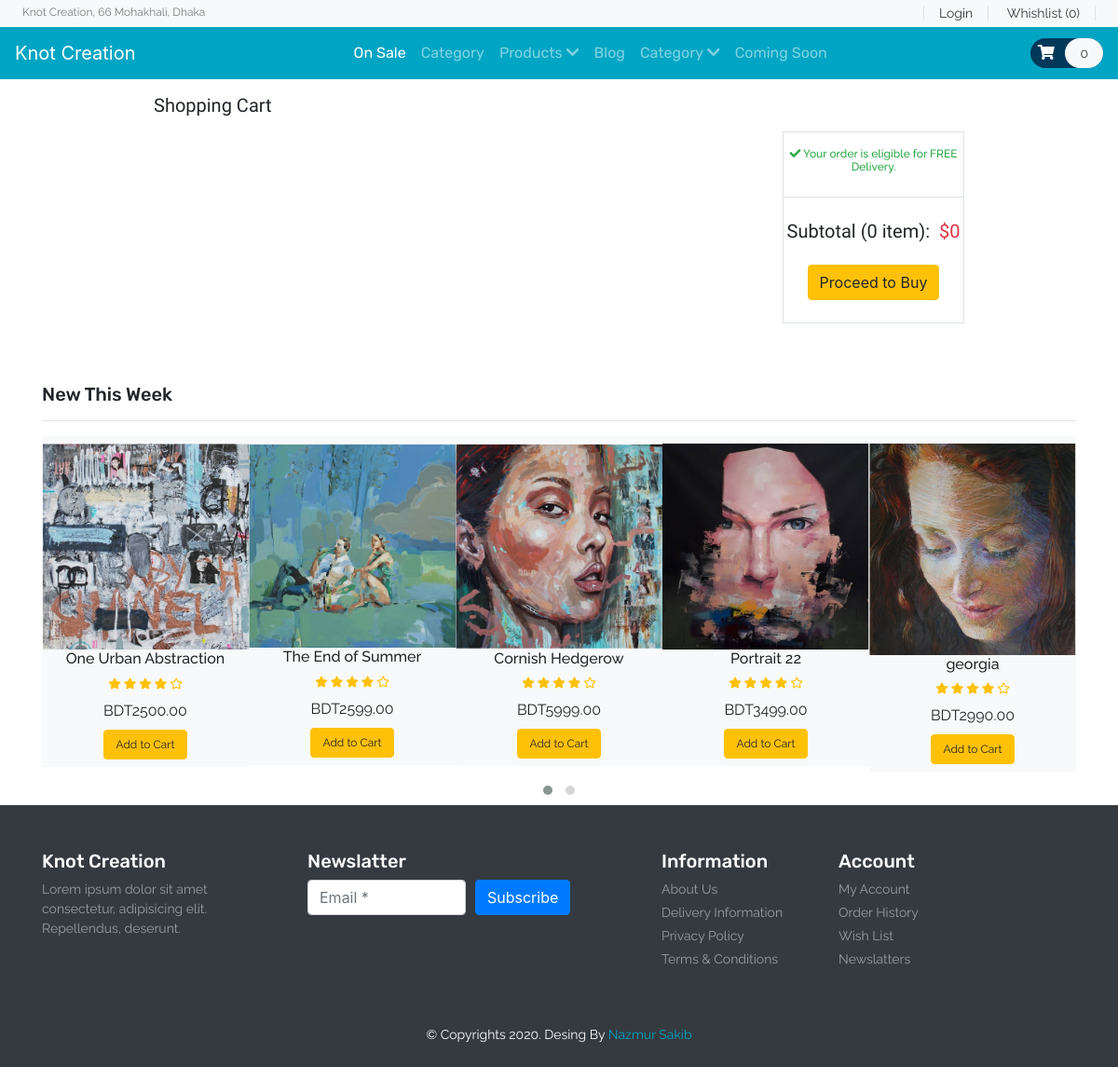
The app's page /cart.php with its own data.
### tables this page shows
CREATE TABLE `product` (
  `item_id` int(11) NOT NULL,
  `item_brand` varchar(200) NOT NULL,
  `item_name` varchar(255) NOT NULL,
  `item_price` double(10,2) NOT NULL,
  `item_image` varchar(255) NOT NULL,
  `item_register` datetime DEFAULT NULL
);

### cart.php (called while the page is built, shortened)
<?php
include('header.php')
?>
<?php
include('view/_cart-template.php')
?>
<?php
include('view/_new-arts.php')
?>
<?php
include('footer.php')
?>

### model/DBController.php (called while the page is built, shortened)
<?php
class DBController
{
    protected $host = 'localhost';
    protected $user = 'root';
    protected $password = '';
    protected $database = "knot";
    public function __construct()
    {
        $this->con = mysqli_connect($this->host, $this->user, $this->password, $this->database);
    }
}

### functions.php (called while the page is built)
<?php
require('model/DBController.php');
require ('model/Product.php');
require ('model/Cart.php');
$db = new DBController();
$product = new Product($db);
$product_shuffle= $product->getData();
$Cart = new Cart($db );

### model/Product.php (called while the page is built, shortened)
<?php
class product
{
    public $db = null;
    public function __construct(DBController $db)
    {
        $this->db = $db;
    }
    public function getData($table = 'product'){
        $result = $this->db->con->query("SELECT * FROM {$table}");
        $resultArray = array();
        while ($item = mysqli_fetch_array($result, MYSQLI_ASSOC)){
            $resultArray[] = $item;
        }
        return $resultArray;
    }
}

### view/_new-arts.php (the view, shortened to what this page needs)
<?php
shuffle($product_shuffle);
?>
<section id="new-arts">
    <div class="container ">
        <h4 class="font-rubik font-size-20">New This Week</h4>
        <hr>
        <div class="owl-carousel owl-theme">
            <?php foreach ($product_shuffle as $item) { ?>
                <div class="item py-2 bg-light">
                    <div class="product font-rale">
                        <a href="<?php printf('%s?item_id=%s', 'product.php',  $item['item_id']); ?>"><img src="<?php echo $item['item_image'] ?? "./resources/products/1.png"; ?>" alt="product1" class="img-fluid"></a>
                        <div class="text-center">
                            <h6><?php echo  $item['item_name'] ?? "Unknown";  ?></h6>
                            <div class="rating text-warning font-size-12">
                                <span><i class="fas fa-star"></i></span>
                                <span><i class="fas fa-star"></i></span>
                                <span><i class="fas fa-star"></i></span>
                                <span><i class="fas fa-star"></i></span>
                                <span><i class="far fa-star"></i></span>
                            </div>
                            <div class="price py-2">
                                <span>BDT<?php echo $item['item_price'] ?? '0' ; ?></span>
                            </div>
                            <form method="post">
                                <?php
                                if (in_array($item['item_id'], $Cart->getCartId($product->getData('cart')) ?? [])){
                                    echo '<button type="submit" disabled class="btn btn-success font-size-12">In the Cart</button>';
                                }else{
                                    echo '<button type="submit" name="top_sale_submit" class="btn btn-warning font-size-12">Add to Cart</button>';
                                }
                                ?>
                            </form>
                        </div>
                    </div>
                </div>
            <?php }  ?>
        </div>
    </div>
</section>

### header.php (shortened to what this page needs)
<!DOCTYPE html>
<html lang="en">
<head>
    <link rel="stylesheet" href="https://cdn.jsdelivr.net/npm/bootstrap@4.5.3/dist/css/bootstrap.min.css">
    <link rel="stylesheet" href="https://cdnjs.cloudflare.com/ajax/libs/OwlCarousel2/2.3.4/assets/owl.carousel.min.css" />
    <link rel="stylesheet" href="https://cdnjs.cloudflare.com/ajax/libs/OwlCarousel2/2.3.4/assets/owl.theme.default.min.css" />
    <link rel="stylesheet" href="https://cdnjs.cloudflare.com/ajax/libs/font-awesome/5.13.0/css/all.min.css" />
    <link rel="stylesheet" href="view/style.css">
    <?php
    require('functions.php');
    ?>
</head>
<body>
<header id="header">
    <div class="strip d-flex justify-content-between px-4 py-1 bg-light">
        <p class="font-rale font-size-12 text-black-50 m-0">Knot Creation, 66 Mohakhali, Dhaka</p>
        <div class="font-rale font-size-14">
            <a href="#" class="px-3 border-right border-left text-dark">Login</a>
            <a href="#" class="px-3 border-right text-dark">Whishlist (0)</a>
        </div>
    </div>
    <nav class="navbar navbar-expand-lg navbar-dark color-second-bg">
        <a class="navbar-brand" href="index.php">Knot Creation</a>
        <div class="collapse navbar-collapse" id="navbarNav">
            <ul class="navbar-nav m-auto font-rubik">
                <li class="nav-item active">
                    <a class="nav-link" href="#">On Sale</a>
                </li>
                <li class="nav-item">
                    <a class="nav-link" href="#">Category</a>
                </li>
                <li class="nav-item">
                    <a class="nav-link" href="#">Products <i class="fas fa-chevron-down"></i></a>
                </li>
                <li class="nav-item">
                    <a class="nav-link" href="#">Blog</a>
                </li>
                <li class="nav-item">
                    <a class="nav-link" href="#">Category <i class="fas fa-chevron-down"></i></a>
                </li>
                <li class="nav-item">
                    <a class="nav-link" href="#">Coming Soon</a>
                </li>
            </ul>
            <form action="#" class="font-size-14 font-rale">
                <a href="cart.php" class="py-2 rounded-pill color-primary-bg">
                    <span class="font-size-16 px-2 text-white"><i class="fas fa-shopping-cart"></i></span>
                    <span class="px-3 py-2 rounded-pill text-dark bg-light"><?php echo count($product->getData('cart')); ?></span>
                </a>
            </form>
        </div>
    </nav>
</header>
<main id="main-site">

### view/_cart-template.php (shortened to what this page needs)
<section id="cart" class="py-3 mb-5">
    <div class="container-fluid w-75">
        <h5 class="font-baloo font-size-20">Shopping Cart</h5>
        <div class="row">
            <div class="col-sm-9">
            </div>
            <div class="col-sm-3">
                <div class="sub-total border text-center mt-2">
                    <h6 class="font-size-12 font-rale text-success py-3"><i class="fas fa-check"></i> Your order is eligible for FREE Delivery.</h6>
                    <div class="border-top py-4">
                        <h5 class="font-baloo font-size-20">Subtotal (<?php echo isset($subTotal) ? count($subTotal) : 0; ?> item):&nbsp; <span class="text-danger">$<span class="text-danger" id="deal-price"><?php echo isset($subTotal) ? $Cart->getSum($subTotal) : 0; ?></span> </span> </h5>
                        <button type="submit" class="btn btn-warning mt-3">Proceed to Buy</button>
                    </div>
                </div>
            </div>
        </div>
    </div>
</section>

### footer.php (shortened to what this page needs)
</main>
<footer id="footer" class="bg-dark text-white py-5">
    <div class="container">
        <div class="row">
            <div class="col-lg-3 col-12">
                <h4 class="font-rubik font-size-20">Knot Creation</h4>
                <p class="font-size-14 font-rale text-white-50">Lorem ipsum dolor sit amet consectetur, adipisicing elit. Repellendus, deserunt.</p>
            </div>
            <div class="col-lg-4 col-12">
                <h4 class="font-rubik font-size-20">Newslatter</h4>
                <form class="form-row">
                    <div class="col">
                        <input type="text" class="form-control" placeholder="Email *">
                    </div>
                    <div class="col">
                        <button type="submit" class="btn btn-primary mb-2">Subscribe</button>
                    </div>
                </form>
            </div>
            <div class="col-lg-2 col-12">
                <h4 class="font-rubik font-size-20">Information</h4>
                <div class="d-flex flex-column flex-wrap">
                    <a href="#" class="font-rale font-size-14 text-white-50 pb-1">About Us</a>
                    <a href="#" class="font-rale font-size-14 text-white-50 pb-1">Delivery Information</a>
                    <a href="#" class="font-rale font-size-14 text-white-50 pb-1">Privacy Policy</a>
                    <a href="#" class="font-rale font-size-14 text-white-50 pb-1">Terms & Conditions</a>
                </div>
            </div>
            <div class="col-lg-2 col-12">
                <h4 class="font-rubik font-size-20">Account</h4>
                <div class="d-flex flex-column flex-wrap">
                    <a href="#" class="font-rale font-size-14 text-white-50 pb-1">My Account</a>
                    <a href="#" class="font-rale font-size-14 text-white-50 pb-1">Order History</a>
                    <a href="#" class="font-rale font-size-14 text-white-50 pb-1">Wish List</a>
                    <a href="#" class="font-rale font-size-14 text-white-50 pb-1">Newslatters</a>
                </div>
            </div>
        </div>
    </div>
</footer>
<div class="copyright text-center bg-dark text-white py-2">
    <p class="font-rale font-size-14">&copy; Copyrights 2020. Desing By <a href="https://www.linkedin.com/in/md-nazmur-sakib/" class="color-second">Nazmur Sakib</a></p>
</div>
</body>
</html>

### view/style.css (style rules this page uses)
button, button:focus { outline: none !important; box-shadow: none !important; }
.font-baloo { font-family: "Baloo Thambi 2", cursive; }
.font-rale { font-family: "Raleway", cursive; }
.font-rubik { font-family: "Rubik", cursive; }
.font-size-12 { font-size: 12px; }
.font-size-14 { font-size: 14px; }
.font-size-16 { font-size: 16px; }
.font-size-20 { font-size: 20px; }
.color-primary-bg { background: #003859; }
.color-second { color: #00A5C4; }
.color-second-bg { background: #00A5C4; }

### records on screen
product: item_image (picture), item_name "One Urban Abstraction", item_price "2500.00"
product: item_image (picture), item_name "The End of Summer", item_price "2599.00"
product: item_image (picture), item_name "Cornish Hedgerow", item_price "5999.00"
product: item_image (picture), item_name "Portrait 22", item_price "3499.00"
product: item_image (picture), item_name "georgia", item_price "2990.00"

### other values on screen
count($product->getData('cart')) "0"
